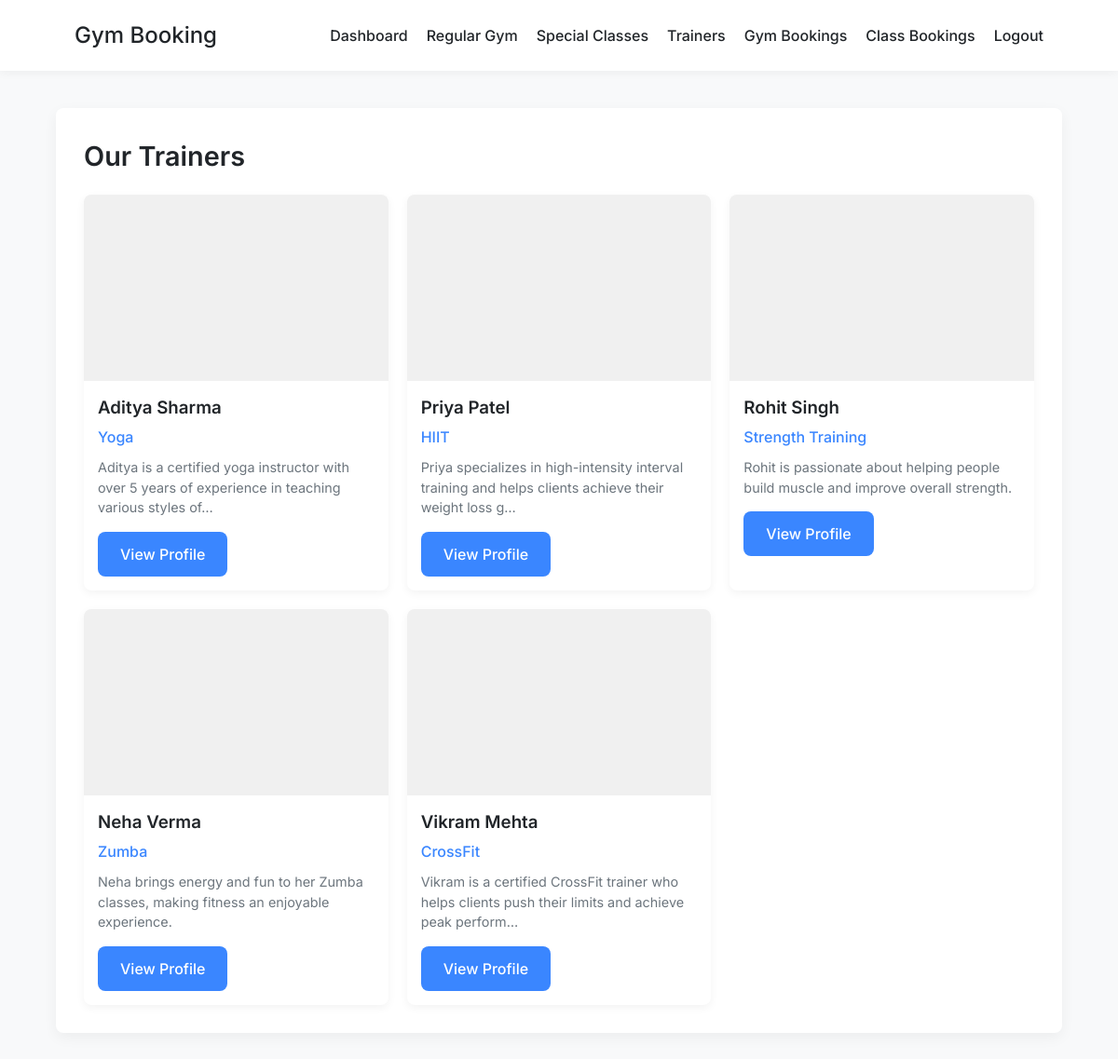
The app's page /trainers/ (signed in) with its own data.
### django-template/gym/models.py (models this page shows, shortened)
class Trainer(models.Model):
    name = models.CharField(max_length=100)
    specialization = models.CharField(max_length=100)
    bio = models.TextField(blank=True, null=True)
    image = models.ImageField(upload_to='trainer_images/', blank=True, null=True)

### django-template/gym/views.py (the view)
# urls.py: path('trainers/', views.trainers_view, name='trainers'),
@login_required
def trainers_view(request):
    trainers = Trainer.objects.all()
    return render(request, 'gym/trainers.html', {'trainers': trainers})

### django-template/gym/templates/gym/trainers.html (shortened to what this page needs)
{% extends 'gym/base.html' %}
{% block content %}
<div class="card">
    <h2>Our Trainers</h2>
    <div class="trainers-grid">
        {% for trainer in trainers %}
        <div class="trainer-card">
            {% if trainer.image %}
            <img src="{{ trainer.image.url }}" alt="{{ trainer.name }}" class="trainer-image">
            {% else %}
            <div class="trainer-image-placeholder"></div>
            {% endif %}
            <h3>{{ trainer.name }}</h3>
            <p class="trainer-specialization">{{ trainer.specialization }}</p>
            {% if trainer.bio %}
            <p class="trainer-bio">{{ trainer.bio|truncatechars:100 }}</p>
            {% endif %}
            <a href="{% url 'trainer_detail' trainer.id %}" class="btn">View Profile</a>
        </div>
        {% empty %}
        <p>No trainers available at the moment.</p>
        {% endfor %}
    </div>
</div>
{% endblock %}

### django-template/gym/templates/gym/base.html (style rules this page uses)
:root { --primary: #3a86ff; --primary-dark: #2667cc; --secondary: #8338ec; --success: #06d6a0; --danger: #ef476f; --light: #f8f9fa; --dark: #212529; --gray: #6c757d; --gray-light: #e9ecef; --shadow: rgba(0, 0, 0, 0.05); --border-radius: 8px; --transition: all 0.3s ease; }
* { box-sizing: border-box; margin: 0; padding: 0; }
body { font-family: 'Inter', sans-serif; font-size: 16px; line-height: 1.5; color: var(--dark); background-color: var(--light); margin: 0; padding: 0; }
.card { background-color: white; border-radius: var(--border-radius); padding: 30px; margin-bottom: 30px; box-shadow: 0 5px 15px var(--shadow); transition: var(--transition); }
h1, h2, h3 { margin-bottom: 20px; font-weight: 600; color: var(--dark); }
h2 { font-size: 1.8rem; }
p { margin-bottom: 20px; color: var(--gray); }
.btn { display: inline-block; background-color: var(--primary); color: white; padding: 12px 24px; border: none; border-radius: var(--border-radius); cursor: pointer; font-weight: 500; text-decoration: none; transition: var(--transition); text-align: center; }

### django-template/gym/templates/gym/trainers.html (style rules this page uses)
.trainers-grid { display: grid; grid-template-columns: repeat(auto-fill, minmax(250px, 1fr)); gap: 20px; margin-top: 20px; }
.trainer-card { background-color: white; border-radius: var(--border-radius); overflow: hidden; box-shadow: 0 3px 10px var(--shadow); transition: transform 0.3s ease; padding-bottom: 15px; }
.trainer-image, .trainer-image-placeholder { width: 100%; height: 200px; object-fit: cover; background-color: #f0f0f0; }
.trainer-card h3 { margin: 15px 15px 5px; }
.trainer-specialization { color: var(--primary); font-weight: 500; margin: 0 15px 10px; }
.trainer-bio { margin: 0 15px 15px; color: var(--gray); font-size: 0.9rem; }
.trainer-card .btn { margin: 0 15px; }

### records on screen
Trainer: name "Aditya Sharma", specialization "Yoga", bio "Aditya is a certified yoga instructor with over 5 years of experience in teaching various styles of…"
Trainer: name "Priya Patel", specialization "HIIT", bio "Priya specializes in high-intensity interval training and helps clients achieve their weight loss g…"
Trainer: name "Rohit Singh", specialization "Strength Training", bio "Rohit is passionate about helping people build muscle and improve overall strength."
Trainer: name "Neha Verma", specialization "Zumba", bio "Neha brings energy and fun to her Zumba classes, making fitness an enjoyable experience."
Trainer: name "Vikram Mehta", specialization "CrossFit", bio "Vikram is a certified CrossFit trainer who helps clients push their limits and achieve peak perform…"
